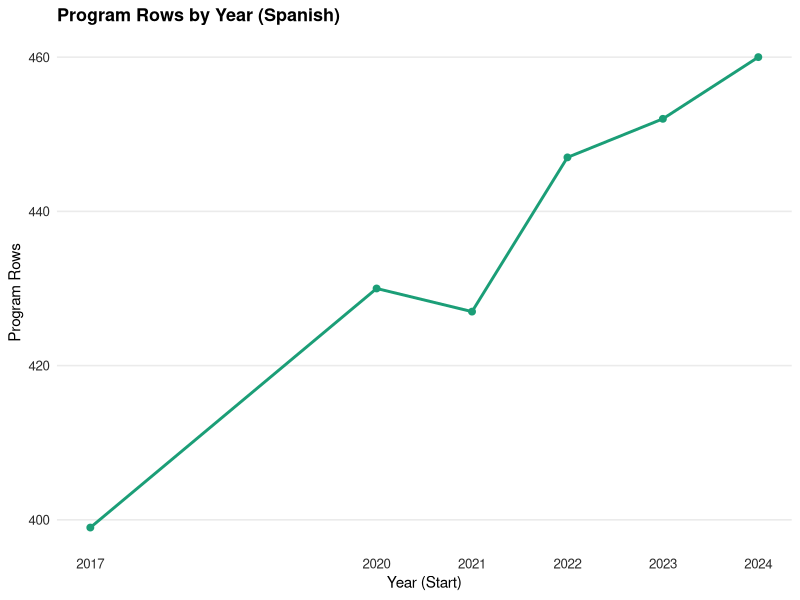
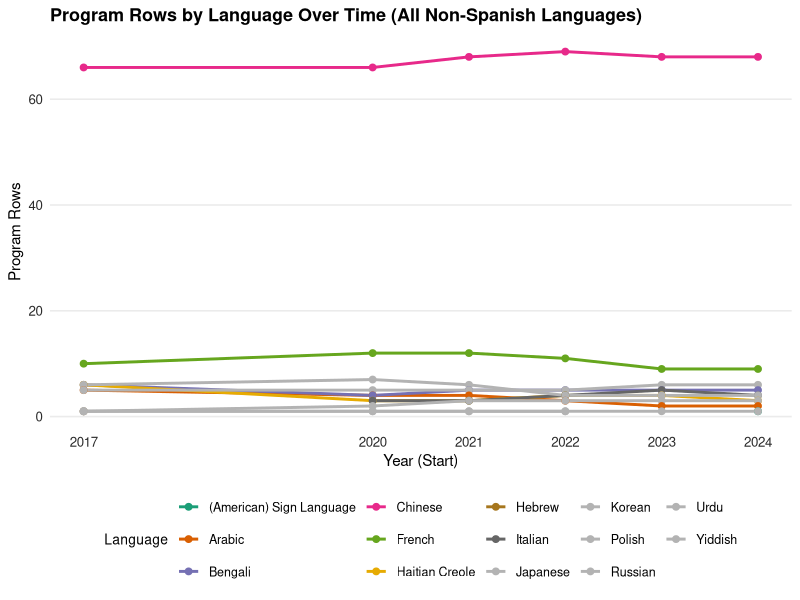
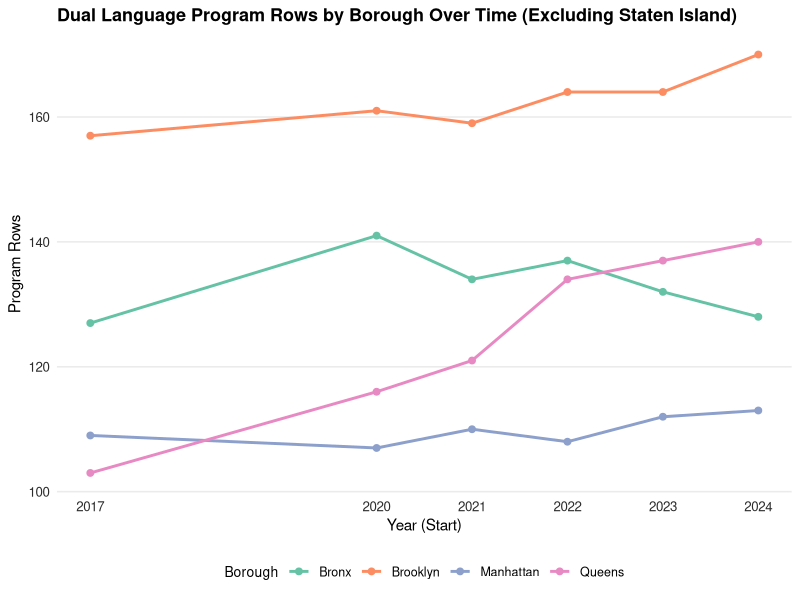
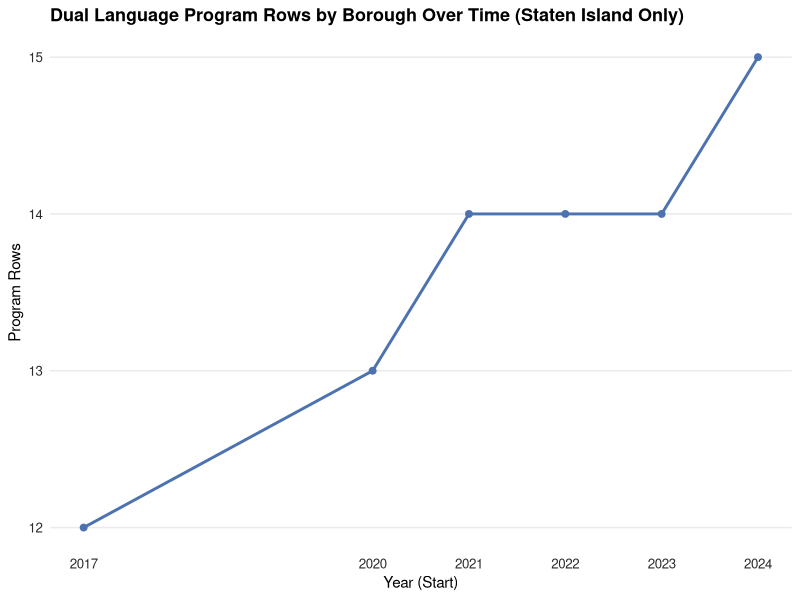
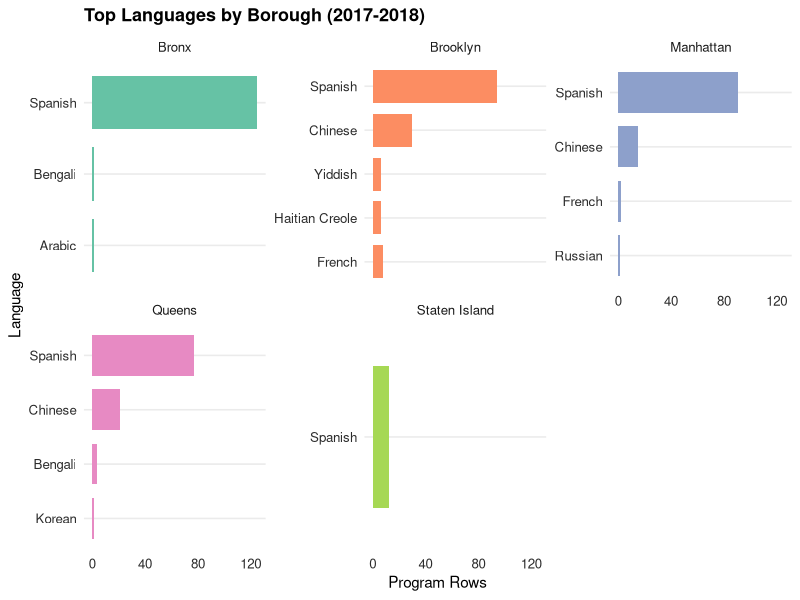
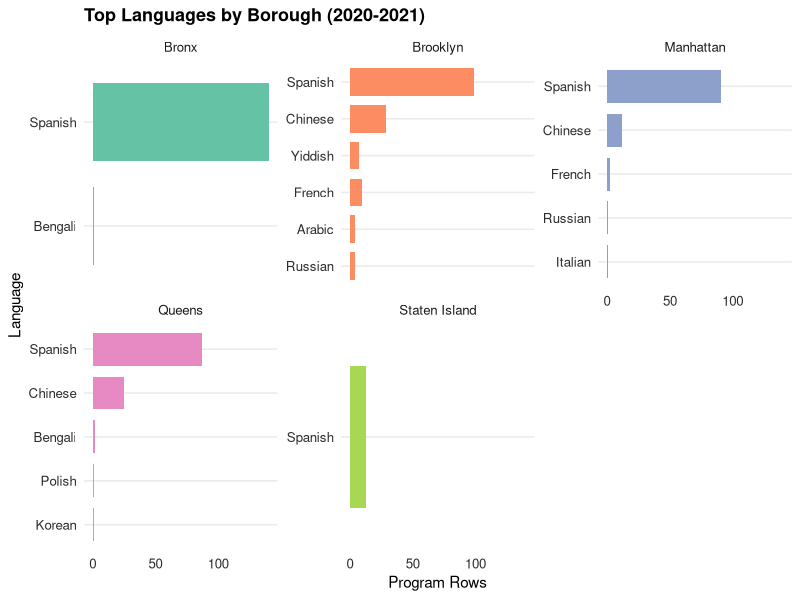
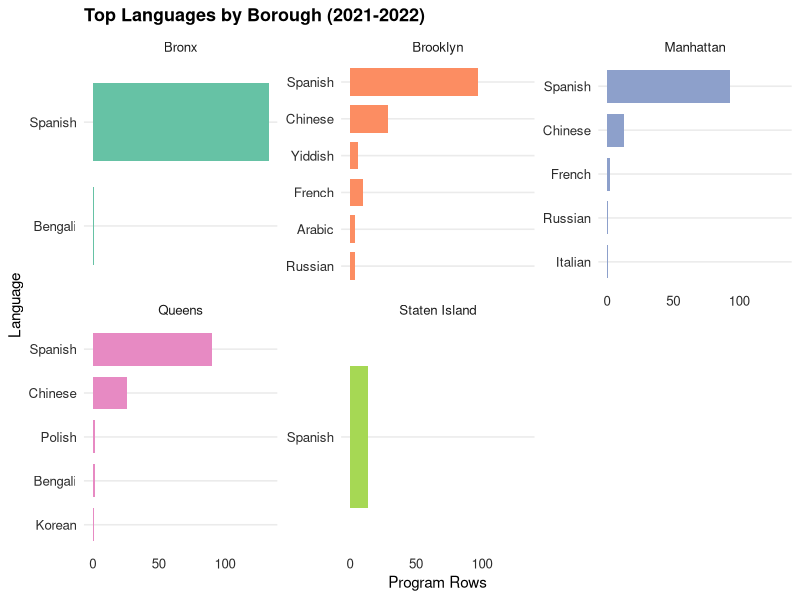
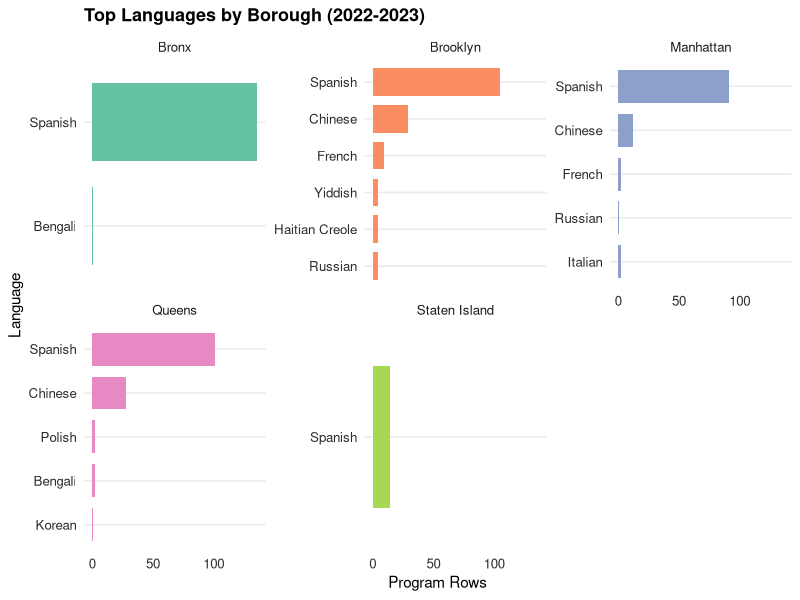

Here is the R script that generated these plots, in order:
## ---- chunk 1
knitr::opts_chunk$set(echo = TRUE, message = FALSE, warning = FALSE)

library(dplyr)
library(readr)
library(readxl)
library(stringr)
library(ggplot2)

theme_set(
  theme_minimal(base_size = 12) +
    theme(
      plot.title = element_text(face = "bold", size = 13, margin = margin(b = 6)),
      plot.subtitle = element_text(size = 10, margin = margin(b = 8)),
      axis.title = element_text(size = 11),
      axis.text = element_text(color = "#2c2c2c"),
      panel.grid.minor = element_blank(),
      panel.grid.major.x = element_blank(),
      legend.position = "bottom",
      legend.title = element_text(size = 10),
      legend.text = element_text(size = 9)
    )
)
## ---- chunk 2
output_dir <- "output"
if (!dir.exists(output_dir)) {
  dir.create(output_dir, recursive = TRUE)
}
## ---- chunk 3
program_2017_2018 <- read_csv("data/raw/anticipated_bilingual_programs_2017_2018.csv")
program_2020_2021 <- read_csv("data/raw/bilingual_program_list_2020_2021.csv")
program_2021_2022 <- read_csv("data/raw/bilingual_program_list_2021_2022.csv")
program_2022_2023 <- read_xlsx("data/raw/bilingual-program-list_2022_2023.xlsx")
program_2023_2024 <- read_xlsx("data/raw/bilingual-program-list_2023_2024.xlsx")
program_2024_2025 <- read_xlsx("data/raw/bilingual-program-list_2024_2025.xlsx")

program_2017_2018 <- program_2017_2018 %>% mutate(SourceYear = "2017-2018")
program_2020_2021 <- program_2020_2021 %>% mutate(SourceYear = "2020-2021")
program_2021_2022 <- program_2021_2022 %>% mutate(SourceYear = "2021-2022")
program_2022_2023 <- program_2022_2023 %>% mutate(SourceYear = "2022-2023")
program_2023_2024 <- program_2023_2024 %>% mutate(SourceYear = "2023-2024")
program_2024_2025 <- program_2024_2025 %>% mutate(SourceYear = "2024-2025")
## ---- chunk 4
clean_names <- function(x) {
  x <- str_trim(x)
  x <- str_replace_all(x, "[^A-Za-z0-9]+", "_")
  x <- str_replace_all(x, "^_|_$", "")
  tolower(x)
}

names(program_2017_2018) <- clean_names(names(program_2017_2018))
names(program_2020_2021) <- clean_names(names(program_2020_2021))
names(program_2021_2022) <- clean_names(names(program_2021_2022))
names(program_2022_2023) <- clean_names(names(program_2022_2023))
names(program_2023_2024) <- clean_names(names(program_2023_2024))
names(program_2024_2025) <- clean_names(names(program_2024_2025))

borough_from_dbn <- function(dbn) {
  borough_code <- str_sub(dbn, 3, 3)
  recode(
    borough_code,
    "M" = "Manhattan",
    "X" = "Bronx",
    "K" = "Brooklyn",
    "Q" = "Queens",
    "R" = "Staten Island",
    .default = NA_character_
  )
}

normalize_language <- function(x) {
  x <- str_squish(x)
  x <- str_replace(
    x,
    regex("^american sign language(.*)$|^sign language \\(american\\)$", ignore_case = TRUE),
    "ASL"
  )
  na_if(x, "")
}

program_2017_2018_norm <- program_2017_2018 %>%
  transmute(
    SourceYear = sourceyear,
    dbn = dbn,
    school_name = school_name,
    program = program,
    language = normalize_language(language),
    district = str_pad(str_sub(dbn, 1, 2), 2, pad = "0"),
    borough = borough_from_dbn(dbn)
  )

program_2020_2021_norm <- program_2020_2021 %>%
  transmute(
    SourceYear = sourceyear,
    dbn = school,
    school_name = school_name,
    program = program,
    language = normalize_language(language),
    district = str_pad(as.character(district), 2, pad = "0"),
    borough = normalize_language(borough)
  )

program_2021_2022_norm <- program_2021_2022 %>%
  transmute(
    SourceYear = sourceyear,
    dbn = school,
    school_name = school_name,
    program = program,
    language = normalize_language(language),
    district = str_pad(as.character(district), 2, pad = "0"),
    borough = normalize_language(borough)
  )

program_2022_2023_norm <- program_2022_2023 %>%
  transmute(
    SourceYear = sourceyear,
    dbn = school,
    school_name = school_name,
    program = program,
    language = normalize_language(language),
    district = str_pad(as.character(district), 2, pad = "0"),
    borough = normalize_language(borough)
  )

program_2023_2024_norm <- program_2023_2024 %>%
  transmute(
    SourceYear = sourceyear,
    dbn = school,
    school_name = school_name,
    program = program,
    language = normalize_language(language),
    district = str_pad(as.character(district), 2, pad = "0"),
    borough = normalize_language(borough)
  )

program_2024_2025_norm <- program_2024_2025 %>%
  transmute(
    SourceYear = sourceyear,
    dbn = school,
    school_name = school_name,
    program = program,
    language = normalize_language(language),
    district = str_pad(as.character(district), 2, pad = "0"),
    borough = normalize_language(borough)
  )

programs_all <- bind_rows(
  program_2017_2018_norm,
  program_2020_2021_norm,
  program_2021_2022_norm,
  program_2022_2023_norm,
  program_2023_2024_norm,
  program_2024_2025_norm
) %>%
  mutate(
    borough_district = if_else(!is.na(borough) & !is.na(district), str_c(borough, "-", district), NA_character_),
    year_start = as.integer(str_sub(SourceYear, 1, 4))
  )
## ---- chunk 5
program_counts <- programs_all %>%
  count(SourceYear, name = "ProgramRows") %>%
  arrange(SourceYear)

program_counts
## ---- chunk 6
language_by_year <- programs_all %>%
  filter(!is.na(language), !is.na(year_start)) %>%
  count(year_start, language, name = "ProgramRows") %>%
  arrange(year_start, desc(ProgramRows))
## ---- chunk 7
write_csv(language_by_year, file.path(output_dir, "language_by_year.csv"))
## ---- chunk 8
language_by_year_table <- language_by_year %>%
  tidyr::pivot_wider(
    names_from = language,
    values_from = ProgramRows,
    values_fill = 0
  ) %>%
  arrange(year_start)
## ---- chunk 9
language_by_year_table_t <- language_by_year_table %>%
  tibble::column_to_rownames("year_start") %>%
  t() %>%
  as.data.frame()

language_by_year_table_t
## ---- chunk 10
write_csv(language_by_year_table, file.path(output_dir, "year_by_language.csv"))
## ---- chunk 11
spanish <- language_by_year %>%
  filter(language == "Spanish")

ggplot(spanish, aes(x = year_start, y = ProgramRows)) +
  geom_line(color = "#1b9e77", linewidth = 1) +
  geom_point(color = "#1b9e77", size = 2) +
  scale_x_continuous(breaks = sort(unique(language_by_year$year_start))) +
  labs(
    title = "Program Rows by Year (Spanish)",
    x = "Year (Start)",
    y = "Program Rows"
  )

language_by_year %>%
  filter(language != "Spanish") %>%
  ggplot(aes(x = year_start, y = ProgramRows, color = language)) +
  geom_line(linewidth = 1) +
  geom_point(size = 2) +
  scale_x_continuous(breaks = sort(unique(language_by_year$year_start))) +
  scale_color_brewer(palette = "Dark2", na.value = "grey70") +
  labs(
    title = "Program Rows by Language Over Time (All Non-Spanish Languages)",
    x = "Year (Start)",
    y = "Program Rows",
    color = "Language"
  )
## ---- chunk 12
language_by_borough <- programs_all %>%
  filter(!is.na(borough), !is.na(language)) %>%
  count(SourceYear, borough, language, name = "ProgramRows") %>%
  arrange(SourceYear, borough, desc(ProgramRows))
## ---- chunk 13
write_csv(language_by_borough, file.path(output_dir, "language_by_borough.csv"))
## ---- chunk 14
borough_by_year <- programs_all %>%
  filter(!is.na(borough), !is.na(year_start)) %>%
  count(year_start, borough, name = "ProgramRows") %>%
  arrange(year_start, borough)
## ---- chunk 15
write_csv(borough_by_year, file.path(output_dir, "borough_by_year.csv"))
## ---- chunk 16
borough_by_year_table <- borough_by_year %>%
  tidyr::pivot_wider(
    names_from = borough,
    values_from = ProgramRows,
    values_fill = 0
  ) %>%
  arrange(year_start)

borough_by_year_table
## ---- chunk 17
write_csv(borough_by_year_table, file.path(output_dir, "year_by_borough.csv"))
## ---- chunk 18
borough_by_year %>%
  filter(borough != "Staten Island") %>%
  ggplot(aes(x = year_start, y = ProgramRows, color = borough)) +
  geom_line(linewidth = 1) +
  geom_point(size = 2) +
  scale_x_continuous(breaks = sort(unique(borough_by_year$year_start))) +
  scale_color_brewer(palette = "Set2") +
  labs(
    title = "Dual Language Program Rows by Borough Over Time (Excluding Staten Island)",
    x = "Year (Start)",
    y = "Program Rows",
    color = "Borough"
  )
## ---- chunk 19
borough_by_year %>%
  filter(borough == "Staten Island") %>%
  ggplot(aes(x = year_start, y = ProgramRows)) +
  geom_line(linewidth = 1, color = "#4c72b0") +
  geom_point(size = 2, color = "#4c72b0") +
  scale_x_continuous(breaks = sort(unique(borough_by_year$year_start))) +
  labs(
    title = "Dual Language Program Rows by Borough Over Time (Staten Island Only)",
    x = "Year (Start)",
    y = "Program Rows"
  )
## ---- chunk 20
years <- sort(unique(language_by_borough$SourceYear))

for (yr in years) {
  plot_data <- language_by_borough %>%
    filter(SourceYear == yr) %>%
    group_by(borough) %>%
    slice_max(ProgramRows, n = 5) %>%
    ungroup()

  p <- ggplot(plot_data, aes(x = reorder(language, ProgramRows), y = ProgramRows, fill = borough)) +
    geom_col(show.legend = FALSE, width = 0.75) +
    coord_flip() +
    facet_wrap(~ borough, scales = "free_y") +
    scale_fill_brewer(palette = "Set2") +
    labs(
      title = paste("Top Languages by Borough (", yr, ")", sep = ""),
      x = "Language",
      y = "Program Rows"
    )

  print(p)
}
## ---- chunk 21
boroughs <- sort(unique(language_by_borough$borough))

for (b in boroughs) {
  table_data <- language_by_borough %>%
    filter(borough == b) %>%
    select(SourceYear, language, ProgramRows) %>%
    tidyr::pivot_wider(
      names_from = language,
      values_from = ProgramRows,
      values_fill = 0
    ) %>%
    arrange(SourceYear)

  cat("\n\nBorough: ", b, "\n\n", sep = "")
  print(table_data)
}
